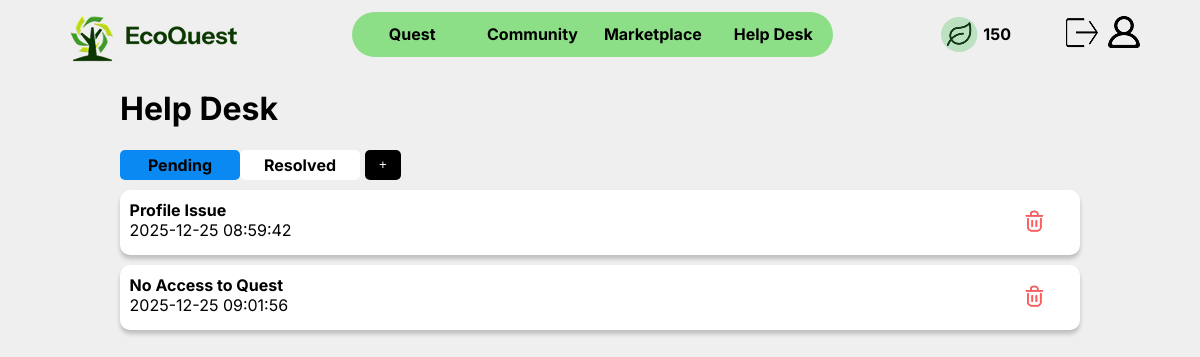
The app's page /help/helpDesk.php?mode=pending (signed in) with its own data.
### tables this page shows
CREATE TABLE IF NOT EXISTS `ticket` (
  `ticketID` int NOT NULL AUTO_INCREMENT,
  `accountID` int NOT NULL,
  `title` varchar(255) NOT NULL,
  `issue` text NOT NULL,
  `image` varchar(255) DEFAULT NULL,
  `status` varchar(20) NOT NULL,
  `timestamp` timestamp NOT NULL DEFAULT CURRENT_TIMESTAMP,
  PRIMARY KEY (`ticketID`),
  KEY `accountID` (`accountID`)
);

### help/helpDesk.php (the view, shortened to what this page needs)
<?php
    include $_SERVER['DOCUMENT_ROOT'].'/RWDD/setup/navigation.php';
    if (isset($_GET['mode'])) {
        switch ($_GET['mode']) {
            case 'pending':
                $style = ['#0A89F2', 'white'];
                break;
        }
    }
?>
<!DOCTYPE html>
<html lang="en">
<head>
    <link rel="stylesheet" href="/RWDD/css/layout.css" />
    <link rel="stylesheet" href="/RWDD/css/form.css" />
    <link rel="stylesheet" href="/RWDD/help/helpDesk.css" />
</head>
<body>
    <h1>Help Desk</h1>
    <div id="wrapper">
        <div class="tab">
            <div class="option" style="background-color: <?= $style[0] ?>"><a href="/RWDD/help/helpDesk.php?mode=pending">Pending</a></div>
            <div class="option" style="background-color: <?= $style[1] ?>"><a href="/RWDD/help/helpDesk.php?mode=resolved">Resolved</a></div>
        </div>
        <div class="create">
            <form action="/RWDD/help/ticketForm.php" method="post">
                <input type="submit" name="createTicket" value="+" />
            </form>
        </div>
        <div id="ticketArea">
            <?php
            $accountID = $_SESSION['accountID'];
            if ($_GET['mode'] === 'pending') {
                $sql = "SELECT * FROM ticket WHERE status='pending' AND accountID='$accountID'";
                $statement = mysqli_query($connect, $sql);
                while ($ticket = mysqli_fetch_array($statement)) {
                    $title = $ticket['title'];
                    $timestamp = $ticket['timestamp'];
                    echo "<form class='ticket' method='post'>";
                    echo "<div class='ticketText'>";
                    echo "<p><strong>$title</strong><br />$timestamp</p>";
                    echo "</div>";
                    echo "<input type='submit' name='delete' value=' ' />";
                    echo "</form>";
                }
            }
            ?>
        </div>
    </div>
</body>
</html>

### css/layout.css (style rules this page uses)
body { display: grid; font-family: 'Inter'; grid-template-columns: repeat(20, 1fr); background-color: #EFEFEF; margin: 0; }
.tab { display: flex; justify-content: space-evenly; align-items: center; }
.option { width: 100%; padding: 5px 0 5px 0; box-sizing: border-box; text-align: center; border-radius: 5px; color: black; text-decoration: none; font-weight: bold; }

### setup/navigation.css (style rules this page uses)
a { color: black; text-decoration: none; }

### css/form.css (style rules this page uses)
input[type=submit], input[type=button], button, input[type=reset] { cursor: pointer; height: 30px; border: none; border-radius: 5px; margin: 10px 0px 5px 0px; cursor: pointer; }
input::placeholder { color: #808080; }
.create { display: grid; align-items: center; }
.create input[type=submit] { background-color: black; color: white; margin: 0 0 0 5px; text-align: center; }

### help/helpDesk.css (style rules this page uses)
.ticket { display: flex; background-color: white; box-sizing: border-box; padding: 10px 1%; border-radius: 10px; box-shadow: 0 4px 4px #BFBFBF; margin-top: 10px; }
.ticketText { width: 95%; }
.ticketText p { margin: 0; }
.ticket input[type=submit] { background: url('../css/icon/delete.png') no-repeat; width: 5%; }
@media only screen and (min-width: 700px) { #wrapper { display: grid; grid-column: 3 / 19; grid-template-columns: repeat(16, 1fr); } }
@media only screen and (min-width: 700px) { h1 { grid-column: 3 / 19; } }
@media only screen and (min-width: 700px) { .tab { grid-column: 1 / 5; } }
@media only screen and (min-width: 700px) { .create { grid-column: 5 / 6; } }
@media only screen and (min-width: 700px) { .create input { width: 60%; } }
@media only screen and (min-width: 700px) { #ticketArea { grid-column: 1 / 17; } }

### records on screen
ticket: title "Profile Issue", timestamp "2025-12-25 08:59:42"
ticket: title "No Access to Quest", timestamp "2025-12-25 09:01:56"

### other values on screen
$nav "Quest"
$nav "Community"
$nav "Marketplace"
$nav "Help Desk"
$points "150"
